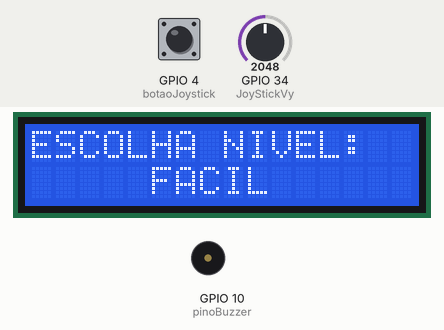
Simulated run of this sketch. Board: ESP32-S3. Shown: 16×2 character LCD, buzzer (waves = sounding, pin HIGH). The test bench sets the inputs (shaded band); at power-on: GPIO 4 (botaoJoystick) HIGH, GPIO 34 (JoyStickVy) = 2048. Random numbers use the default seed unless the sketch sets one; no MQTT or app messages arrive unless stated.

Above: at 1.2 s.
1.3 s: GPIO 4 (botaoJoystick) pulled LOW for 1 s
At 2.6 s:
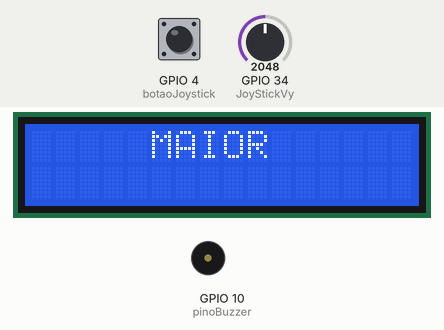
5.3 s: GPIO 34 (JoyStickVy) set to 3040
At 5.8 s:
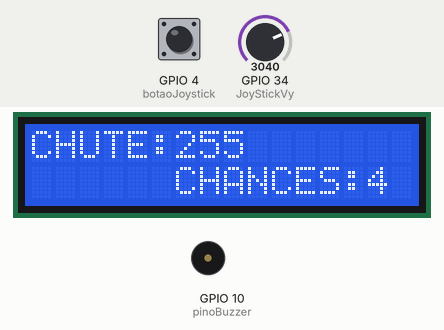
6.9 s: GPIO 4 (botaoJoystick) pulled LOW for 0.45 s
At 7.4 s:
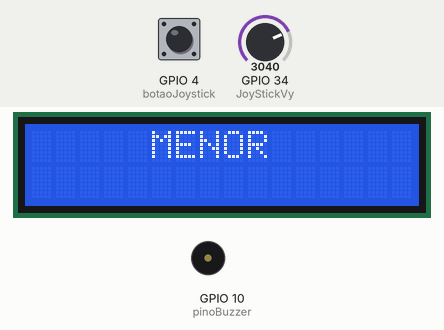
8.8 s: GPIO 34 (JoyStickVy) set to 2960
10.4 s: GPIO 34 (JoyStickVy) set to 3603
At 10.8 s:
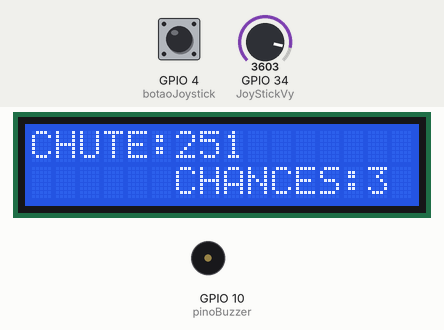
Timing chart, 0 to 12.9 s (numbered marks = the images above; inputs shaded):
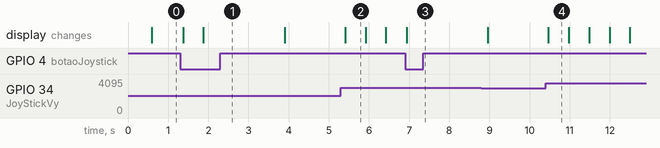

The sketch:

jogoAdivinhacao.ino
```cpp
#include <LiquidCrystal_I2C.h> // Biblioteca utilizada para fazer a comunicação com o display 20x4
#include <ArduinoJson.h>
#include <EspMQTTClient.h>
#include <PubSubClient.h>

#define pinoBuzzer 10

#define col 16 // Serve para definir o numero de colunas do display utilizado
#define lin  2 // Serve para definir o numero de linhas do display utilizado
#define ende  0x27 // Serve para definir o endereço do display.

#define botaoJoystick 4
#define JoyStickVy 34

LiquidCrystal_I2C lcd_1(ende,col,lin); // Chamada da funcação LiquidCrystal para ser usada com o I2C


uint8_t dificuldadeJogo=0,modoJogo=0;
uint8_t chances=0,chute=0,correto=0;

int placarJogo=0;

#define publishTopic "esp32-publish"

EspMQTTClient mqttSystem(
  "REDE",
  "",
  "REDE_MQTT",
  "USER",
  "PASSWORD",
  "Esp32"
);

void mensagemRecebida(const String &topic){}

void onConnectionEstablished(){
  mqttSystem.subscribe(publishTopic, mensagemRecebida);
}

void PrintTelaJogo(){
    lcd_1.clear();
    lcd_1.setCursor(0, 0);
    lcd_1.print("CHUTE:");
    lcd_1.print(chute);
    lcd_1.setCursor(6, 1);
    lcd_1.print("CHANCES:");
    lcd_1.print(chances);
}

void salvarPartida(){

  uint8_t posicaoLetra=0;
  char nomeJogador[]="AAA";
  char letra=65;

  lcd_1.clear();
  lcd_1.setCursor(0, 0);
  lcd_1.print("NOME:");

  while(posicaoLetra<3){

    lcd_1.setCursor(5, 0);
    lcd_1.print(nomeJogador);

    letra+=+(analogRead(JoyStickVy) <= 1000)-(analogRead(JoyStickVy) >= 3000);

    nomeJogador[posicaoLetra]=letra;
    if(digitalRead(botaoJoystick)==LOW){
      posicaoLetra++;
    }

    delay(200);
  }

  char mensagemJson[100];
  DynamicJsonDocument pacoteDados(1024);

  pacoteDados[0]["variable"]="placar";
  pacoteDados[0]["value"]=placarJogo;
  pacoteDados[1]["variable"]="nome";
  pacoteDados[1]["value"]=String(nomeJogador);

  //pacoteDados[0]["nome"]=String(nomeJogador);
  serializeJson(pacoteDados, mensagemJson);
  mqttSystem.publish(publishTopic, mensagemJson);
  mqttSystem.loop();
}

void TelaInicial(){

  lcd_1.clear();
  lcd_1.setCursor(0, 0);
  lcd_1.print("ESCOLHA NIVEL:");
  while(true){
    mqttSystem.loop();
    delay(500);
    lcd_1.setCursor(5, 1);

    //Printar a dificuldade
    switch(dificuldadeJogo){
      case 0:
          lcd_1.print("FACIL  ");
      break;
      case 1:
          lcd_1.print("MEDIO  ");
      break;
      case 2:
          lcd_1.print("DIFICIL");
      break;
    }

    if(analogRead(JoyStickVy) <= 1000 && dificuldadeJogo < 3){
      dificuldadeJogo++;   //Aumentar dificuldade
    }else if(analogRead(JoyStickVy) >= 3000 && dificuldadeJogo > 0){
      dificuldadeJogo--;  //Diminuir dificuldade
    }

    if(digitalRead(botaoJoystick) == LOW){

      if(dificuldadeJogo < 2)dificuldadeJogo++;

      correto = random(((dificuldadeJogo)*10)+1);
      chances = 10/(dificuldadeJogo+1);
      modoJogo=1;//Ir pro jogo
      break;
    }
    delay(250);
  }
}

void TelaJogo(){
  while(true){
    mqttSystem.loop();
    delay(500);
    uint8_t oldChute = chute;

    if(analogRead(JoyStickVy) <= 1000 && chute+1 < (dificuldadeJogo*10)+1){
      chute++;
      //MudarNumero();
    }else if(analogRead(JoyStickVy) >= 3000){
      chute--;
      //MudarNumero();
    }

    if(oldChute!=chute){
      lcd_1.setCursor(6, 0);
      lcd_1.print("   ");
      lcd_1.setCursor(6, 0);
      lcd_1.print(chute);
    }

    if(digitalRead(botaoJoystick)==LOW){
      //PressButton();

      if(chute==correto){
        lcd_1.clear();
        lcd_1.setCursor(4, 0);
        lcd_1.print("PARABENS");

        delay(3000);
        modoJogo=0;
        placarJogo++;
        break;  //Voltar ao menu
      }
      else if(chances--<1){
        lcd_1.clear();
        lcd_1.setCursor(2, 0);
        lcd_1.print("GAME OVER");
        lcd_1.setCursor(3, 1);
        lcd_1.print("RESULTADO:");
        lcd_1.print(correto);

        delay(2000);

        salvarPartida();
        placarJogo=0;
        dificuldadeJogo=0;
        modoJogo=0;
        break;  //Voltar ao menu
      }else if(chute > correto){

        lcd_1.clear();
        lcd_1.setCursor(5, 0);
        lcd_1.print("MENOR");   //Printar maior na tela
      }else{
        lcd_1.clear();
        lcd_1.setCursor(5, 0);
        lcd_1.print("MAIOR");    //Printar menor na tela
      }
      delay(2000);
      PrintTelaJogo();
    }

  }
}

void setup()
{
  Serial.begin(9600);

  lcd_1.init();
  lcd_1.clear();
  lcd_1.backlight();

  pinMode(botaoJoystick,INPUT_PULLUP);

  pinMode(pinoBuzzer,OUTPUT);

  dificuldadeJogo=0;
  modoJogo=0;
  chute=0;
  correto=0;
  chances=0;
}


void loop()
{
  mqttSystem.loop();
  if(modoJogo==0){
    TelaInicial();
  }else{
    PrintTelaJogo();
    TelaJogo();
  }
}
```

Measured:
- after the input at 1.3 s, the display: first changes after 0.07 s (image 1 shows a later state)
- after the input at 5.3 s, the display: changes after 0.11 s (image 2)
- after the input at 10.4 s, the display: changes after 0.07 s (image 4)
- what the display in image 2 shows lasts 0.5 s, from 5.4 s to 5.9 s
